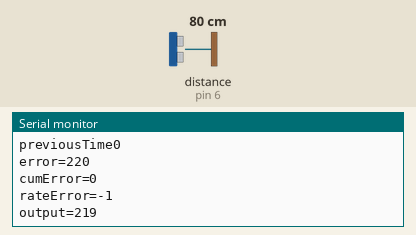
Simulated run of this sketch. Board: Arduino Uno, built with avr-gcc and run on an emulated ATmega328P. Parts: the last lines printed to the serial monitor. Wiring (inferred from the names in the program): ultrasonic range finder: trigger pin 7; echo pin 6. Inputs (shaded band) come from the test bench; at power-on: distance to the obstacle (sensor on pin 6) 80 cm. The echo pulse lasts 58.3 µs per cm.

Above: at 1.2 s.
1.3 s: distance to the obstacle (sensor on pin 6) set to 4 cm
At 1.41 s:
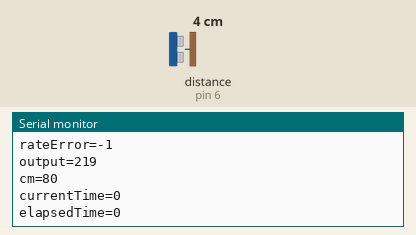
4.3 s: distance to the obstacle (sensor on pin 6) set to 2 cm
At 5.3 s:
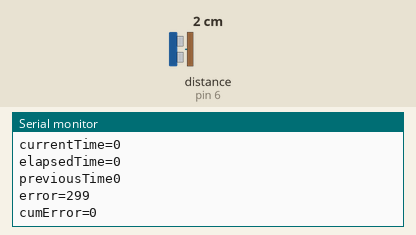
7.3 s: distance to the obstacle (sensor on pin 6) set to 18 cm
At 7.45 s:
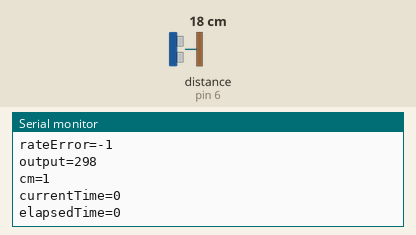
10.3 s: distance to the obstacle (sensor on pin 6) set to 35 cm
At 10.38 s:
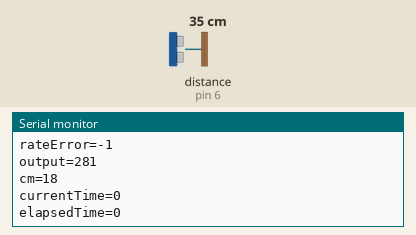
13.3 s: distance to the obstacle (sensor on pin 6) set to 60 cm
At 13.32 s:
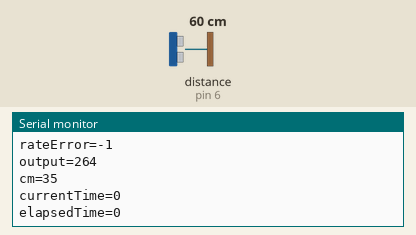
16.3 s: distance to the obstacle (sensor on pin 6) set to 9 cm
At 16.43 s:
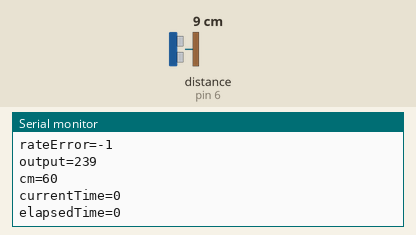
Timing chart, 0 to 19.3 s (numbered marks = the images above; inputs shaded):
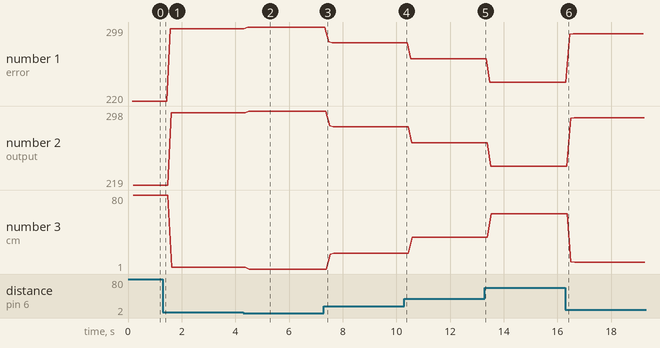

The sketch:

piddistance.ino
```cpp
const int pingPin = 7; // Trigger Pin of Ultrasonic Sensor
const int echoPin = 6; // Echo Pin of Ultrasonic Sensor
void pidDistance();
int cm=0;
long int cumError=0;
int output=0;
int lastError=0;
unsigned long elapsedTime=0;
unsigned long currentTime=0;
unsigned long previousTime=0;
void setup() {
   Serial.begin(9600); // Starting Serial Terminal
}

void loop() {
   long duration, inches;
   pinMode(pingPin, OUTPUT);
   digitalWrite(pingPin, LOW);
   delayMicroseconds(2);
   digitalWrite(pingPin, HIGH);
   delayMicroseconds(10);
   digitalWrite(pingPin, LOW);
   pinMode(echoPin, INPUT);
   duration = pulseIn(echoPin, HIGH);
   cm=duration/29/2;
   delay(100);
   pidDistance();
   Serial.print("cm=");
   Serial.println(cm);
}

void pidDistance()
 {Serial.begin(9600);
  int kp=1,ki=0,kd=1;
//currentTime = millis();
 //elapsedTime = (currentTime - previousTime)/100;


int error =300-cm;
cumError+= error * elapsedTime;
int rateError = (error - lastError)/elapsedTime;
output=kp*error+ki*cumError+kd*rateError;
lastError = error;
previousTime = currentTime;

Serial.print("currentTime=");
Serial.println(currentTime);
Serial.print("elapsedTime=");
Serial.println(elapsedTime);
Serial.print("previousTime");
Serial.println(previousTime);
 Serial.print("error=");
Serial.println(error);
 Serial.print("cumError=");
Serial.println(cumError);
 Serial.print("rateError=");
Serial.println(rateError);
 Serial.print("output=");
Serial.println(output);
}
```

Measured:
- after the input at 4.3 s, the serial monitor: prints a new line after 0.16 s (image 2)
- plotted number 1: 220 → 297 after the input at 1.3 s, 297 → 299 after the input at 4.3 s, 299 → 282 after the input at 7.3 s, 282 → 265 after the input at 10.3 s, 265 → 240 after the input at 13.3 s
- plotted number 2: 219 → 296 after the input at 1.3 s, 296 → 298 after the input at 4.3 s, 298 → 281 after the input at 7.3 s, 281 → 264 after the input at 10.3 s, 264 → 239 after the input at 13.3 s
- plotted number 3: 80 → 3 after the input at 1.3 s, 3 → 1 after the input at 4.3 s, 1 → 18 after the input at 7.3 s, 18 → 35 after the input at 10.3 s, 35 → 60 after the input at 13.3 s
